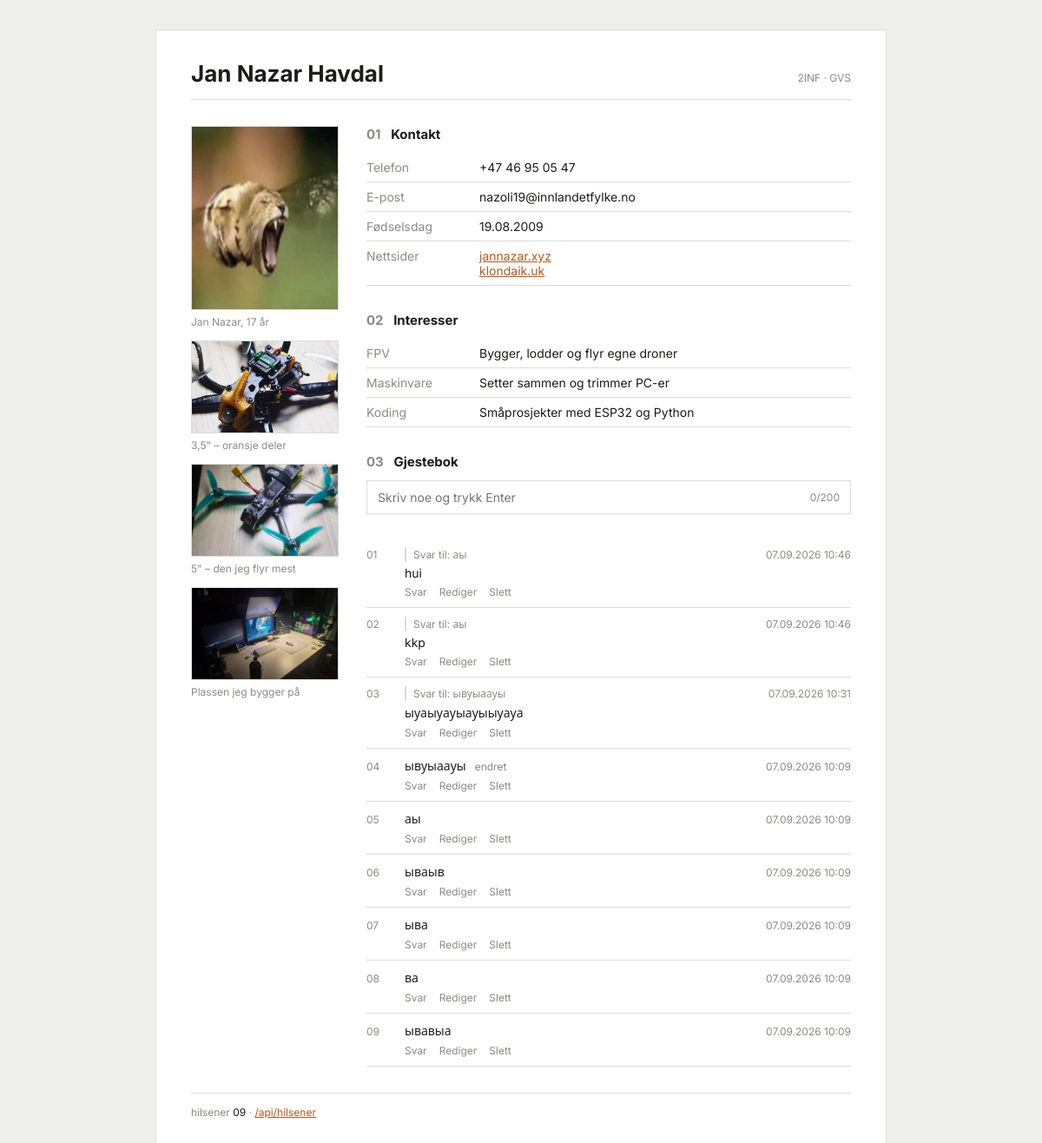
The page / on the database its author committed.
### tables this page shows
CREATE TABLE hilsener (
            id INTEGER PRIMARY KEY AUTOINCREMENT,
            tekst TEXT NOT NULL,
            tidspunkt TEXT NOT NULL
        , svar_til INTEGER, endret TEXT);

### app.py (the view)
@app.route('/')
def forside():
    hilsener = hent_alle()
    return flask.render_template(
        'index.html',
        hilsener=hilsener,
        antall=len(hilsener),
        maks=MAKS_LENGDE,
        fodselsdag=FODSELSDAG.strftime('%d.%m.%Y'),
        alder=regn_alder(FODSELSDAG),
    )

### app.py (called while the page is built)
def koble():
    kobling = sqlite3.connect(DATABASE)
    kobling.row_factory = sqlite3.Row
    return kobling

def kort_tekst(tekst):
    if tekst and len(tekst) > KORT_LENGDE:
        return tekst[:KORT_LENGDE].rstrip() + '…'
    return tekst

def lag_hilsen(rad):
    hilsen = dict(rad)
    hilsen['svar_kort'] = kort_tekst(hilsen.pop('svar_tekst'))
    return hilsen

def hent_alle():
    kobling = koble()
    rader = kobling.execute(SPORRING + 'ORDER BY h.id DESC').fetchall()
    kobling.close()
    return [lag_hilsen(rad) for rad in rader]

def regn_alder(fodt):
    i_dag = date.today()
    alder = i_dag.year - fodt.year
    if (i_dag.month, i_dag.day) < (fodt.month, fodt.day):
        alder = alder - 1
    return alder

### templates/index.html (shortened to what this page needs)
<!DOCTYPE html>
<html lang="no">
<head>
    <link rel="stylesheet" href="{{ url_for('static', filename='style.css') }}">
</head>
<body>
    <div class="ark">
        <header>
            <h1>Jan Nazar Havdal</h1>
            <span class="stempel">2INF &middot; GVS</span>
        </header>
        <div class="kropp">
            <aside class="rail">
                <figure class="portrett">
                    <button type="button" class="vis">
                        <img src="{{ url_for('static', filename='img/23.jpg') }}" alt="Bie med løvehode">
                    </button>
                    <figcaption>Jan Nazar, {{ alder }} år</figcaption>
                </figure>
                <figure>
                    <button type="button" class="vis">
                        <img src="{{ url_for('static', filename='img/drone35.jpg') }}" alt="3,5-tommeren min">
                    </button>
                    <figcaption>3,5" &ndash; oransje deler</figcaption>
                </figure>
                <figure>
                    <button type="button" class="vis">
                        <img src="{{ url_for('static', filename='img/drone.jpg') }}" alt="5-tommeren min">
                    </button>
                    <figcaption>5" &ndash; den jeg flyr mest</figcaption>
                </figure>
                <figure>
                    <button type="button" class="vis">
                        <img src="{{ url_for('static', filename='img/desk.jpg') }}" alt="Plassen jeg bygger på">
                    </button>
                    <figcaption>Plassen jeg bygger på</figcaption>
                </figure>
            </aside>
            <main>
                <section>
                    <h2><span class="nr">01</span> Kontakt</h2>
                    <dl class="rader">
                        <dt>Telefon</dt>
                        <dd>+47 46 95 05 47</dd>
                        <dt>E-post</dt>
                        <dd>nazoli19@innlandetfylke.no</dd>
                        <dt>Fødselsdag</dt>
                        <dd>{{ fodselsdag }}</dd>
                        <dt>Nettsider</dt>
                        <dd>
                            <a href="https://jannazar.xyz">jannazar.xyz</a><br>
                            <a href="https://klondaik.uk">klondaik.uk</a>
                        </dd>
                    </dl>
                </section>
                <section>
                    <h2><span class="nr">02</span> Interesser</h2>
                    <dl class="rader">
                        <dt>FPV</dt>
                        <dd>Bygger, lodder og flyr egne droner</dd>
                        <dt>Maskinvare</dt>
                        <dd>Setter sammen og trimmer PC-er</dd>
                        <dt>Koding</dt>
                        <dd>Småprosjekter med ESP32 og Python</dd>
                    </dl>
                </section>
                <section>
                    <h2><span class="nr">03</span> Gjestebok</h2>
                    <div class="skrivefelt">
                        <input type="text" id="hilsen-input" maxlength="{{ maks }}" autocomplete="off"
                            placeholder="Skriv noe og trykk Enter" aria-label="Skriv en hilsen">
                        <span id="teller">0/{{ maks }}</span>
                    </div>
                    <p id="feilmelding" role="status"></p>
                    <ol class="logg" id="hilsen-liste">
                        {% for h in hilsener %}
                        <li data-id="{{ h.id }}">
                            <div class="innhold">
                                {% if h.svar_kort %}
                                <span class="sitat" data-svar-til="{{ h.svar_til }}">Svar til: {{ h.svar_kort }}</span>
                                {% endif %}
                                <span class="tekst">{{ h.tekst }}</span>
                                {% if h.endret %}
                                <span class="endret" title="Endret {{ h.endret }}">endret</span>
                                {% endif %}
                                <span class="handlinger">
                                    <button type="button" data-handling="svar">Svar</button>
                                    <button type="button" data-handling="rediger">Rediger</button>
                                    <button type="button" data-handling="slett">Slett</button>
                                </span>
                            </div>
                            <span class="tid">{{ h.tidspunkt }}</span>
                        </li>
                        {% endfor %}
                    </ol>
                </section>
            </main>
        </div>
        <footer>
            hilsener <b id="antall">{{ '%02d'|format(antall) }}</b>
            &middot; <a href="/api/hilsener">/api/hilsener</a>
        </footer>
    </div>
</body>
</html>

### static/style.css (style rules this page uses)
:root { --bakgrunn: #eeeeec; --ark: #ffffff; --tekst: #1c1c1a; --svak: #8a8b85; --strek: #dcdcd8; --aksent: #b8571c; --feil: #a33a22; }
body { margin: 0; padding: 34px 16px 60px; background-color: var(--bakgrunn); color: var(--tekst); font-family: "Inter", "Segoe UI", Helvetica, Arial, sans-serif; font-size: 14px; }
.ark { max-width: 760px; margin: 0 auto; background-color: var(--ark); border: 1px solid var(--strek); padding: 34px 40px 30px; }
header { display: flex; align-items: baseline; justify-content: space-between; gap: 16px; border-bottom: 1px solid var(--strek); padding-bottom: 14px; }
h1 { margin: 0; font-size: 26px; }
.stempel, .rail figcaption, .tom, .sitat, .endret, .logg .tid, .handlinger button, #avbryt-svar, .rediger-hjelp, #teller, #feilmelding, footer, #visning p { font-size: 12px; }
.stempel { color: var(--svak); white-space: nowrap; }
section { margin-top: 30px; }
h2 { margin: 0 0 12px; font-size: 15px; }
.nr { margin-right: 8px; color: var(--svak); }
.rader { display: grid; grid-template-columns: 130px 1fr; margin: 0; }
.rader dt, .rader dd { padding: 8px 0; border-bottom: 1px solid var(--strek); }
.rader dt { color: var(--svak); }
.rader dd { margin: 0; word-break: break-word; }
.kropp { display: grid; grid-template-columns: 170px 1fr; gap: 32px; margin-top: 30px; }
.rail { display: grid; gap: 14px; align-content: start; }
.rail figure { margin: 0; }
.vis { display: block; width: 100%; padding: 0; border: 1px solid var(--strek); background: none; cursor: zoom-in; }
.rail img { width: 100%; display: block; object-fit: cover; aspect-ratio: 16 / 10; }
.portrett img { aspect-ratio: 4 / 5; }
.rail figcaption { margin-top: 6px; color: var(--svak); }
main section:first-child { margin-top: 0; }
a { color: var(--aksent); }
.skrivefelt { display: flex; align-items: center; border: 1px solid var(--strek); }
#hilsen-input { flex: 1; min-width: 0; border: none; outline: none; padding: 10px 12px; font-family: inherit; font-size: 14px; }
#teller { padding-right: 12px; color: var(--svak); }
#feilmelding { margin: 6px 0 0; min-height: 16px; color: var(--feil); }
.logg { list-style: none; counter-reset: hilsen; margin: 6px 0 0; padding: 0; }
.logg li { counter-increment: hilsen; display: grid; grid-template-columns: 34px 1fr auto; gap: 10px; align-items: baseline; padding: 10px 0; border-bottom: 1px solid var(--strek); }
.logg li::before { content: counter(hilsen, decimal-leading-zero); font-size: 12px; color: var(--svak); }
.innhold { min-width: 0; }
.logg .tekst { word-break: break-word; }
.logg .tid, .endret, .sitat, .rediger-hjelp { color: var(--svak); }
.logg .tid { white-space: nowrap; }
.sitat { display: block; margin-bottom: 4px; padding-left: 8px; border-left: 2px solid var(--strek); word-break: break-word; }
.endret { margin-left: 6px; cursor: help; }
.handlinger { display: flex; gap: 14px; margin-top: 6px; }
.handlinger button, #avbryt-svar { padding: 0; border: none; background: none; font-family: inherit; color: var(--svak); cursor: pointer; }
footer { margin-top: 30px; border-top: 1px solid var(--strek); padding-top: 14px; color: var(--svak); }
footer b { font-weight: normal; color: var(--tekst); }

### rows shown on the page
hilsener: svar_kort "аы", tekst "hui", tidspunkt "07.09.2026 10:46"
hilsener: svar_kort "аы", tekst "kkp", tidspunkt "07.09.2026 10:46"
hilsener: svar_kort "ывуыаауы", tekst "ыуаыуауыауыыуауа", tidspunkt "07.09.2026 10:31"
hilsener: tekst "ывуыаауы", tidspunkt "07.09.2026 10:09"
hilsener: tekst "аы", tidspunkt "07.09.2026 10:09"
hilsener: tekst "ываыв", tidspunkt "07.09.2026 10:09"
hilsener: tekst "ыва", tidspunkt "07.09.2026 10:09"
hilsener: tekst "ва", tidspunkt "07.09.2026 10:09"
hilsener: tekst "ывавыа", tidspunkt "07.09.2026 10:09"

### other values the page prints
{{ alder }} "17"
{{ fodselsdag }} "19.08.2009"
{{ maks }} "200"
{{ '%02d'|format(antall) }} "09"
